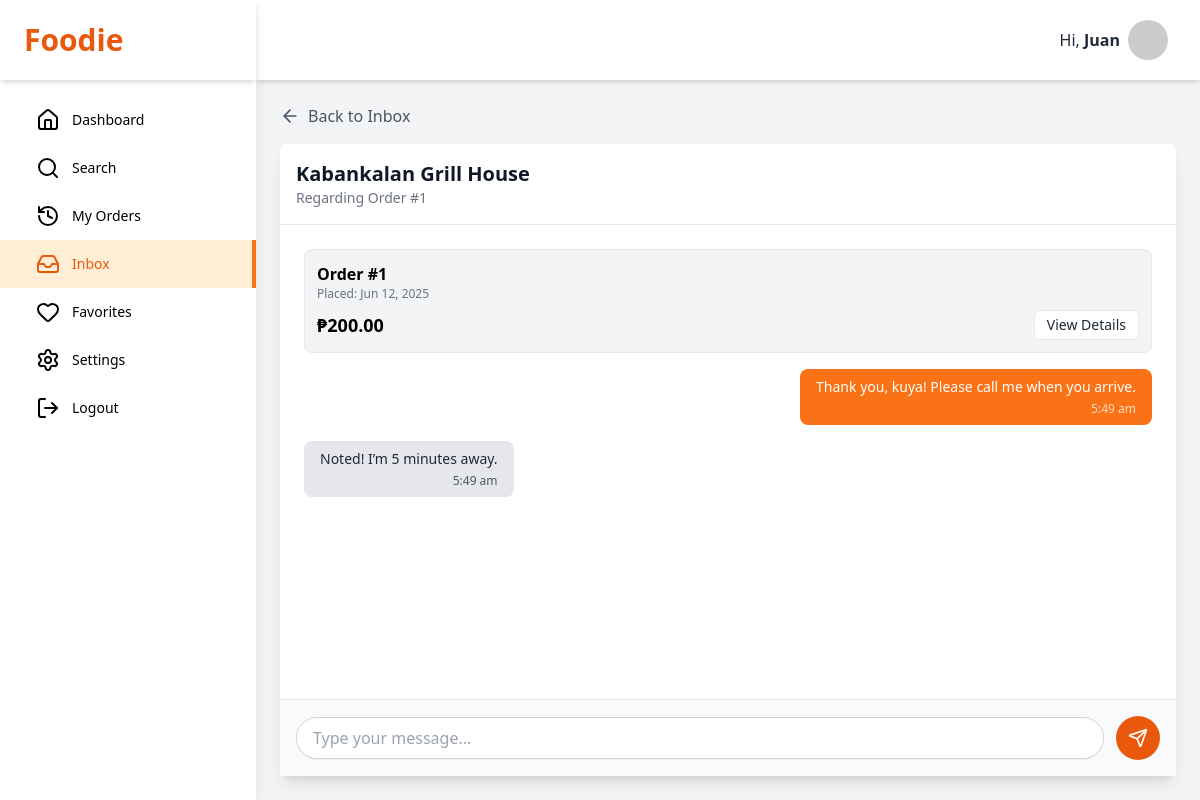
The page /messages.php?order_id=1&receiver_id=4 (signed in) on the database its author committed.
### tables this page shows
CREATE TABLE `orders` (
  `id` INT NOT NULL AUTO_INCREMENT,
  `group_order_id` VARCHAR(255) NULL DEFAULT NULL,
  `customer_id` INT NOT NULL,
  `restaurant_id` INT NOT NULL,
  `rider_id` INT DEFAULT NULL,  
  `delivery_address` VARCHAR(255) NOT NULL,
  `total_amount` DECIMAL(10, 2) NOT NULL,
  `status` ENUM('pending', 'preparing', 'out_for_delivery', 'delivered', 'cancelled') NOT NULL DEFAULT 'pending',
  `payment_method` VARCHAR(50) NOT NULL DEFAULT 'cod',
  `delivery_notes` TEXT DEFAULT NULL,
  `order_date` TIMESTAMP NOT NULL DEFAULT CURRENT_TIMESTAMP,
  PRIMARY KEY (`id`),
  FOREIGN KEY (`customer_id`) REFERENCES `users`(`id`) ON DELETE CASCADE,
  FOREIGN KEY (`restaurant_id`) REFERENCES `restaurants`(`id`) ON DELETE CASCADE,
  FOREIGN KEY (`rider_id`) REFERENCES `users`(`id`) ON DELETE SET NULL
);

CREATE TABLE `messages` (
  `id` INT NOT NULL AUTO_INCREMENT,
  `order_id` INT NOT NULL,
  `sender_id` INT NOT NULL,
  `receiver_id` INT NOT NULL,
  `message` TEXT NOT NULL,
  `is_read` BOOLEAN NOT NULL DEFAULT FALSE,
  `sent_at` TIMESTAMP NOT NULL DEFAULT CURRENT_TIMESTAMP,
  PRIMARY KEY (`id`),
  FOREIGN KEY (`order_id`) REFERENCES `orders`(`id`) ON DELETE CASCADE,
  FOREIGN KEY (`sender_id`) REFERENCES `users`(`id`) ON DELETE CASCADE,
  FOREIGN KEY (`receiver_id`) REFERENCES `users`(`id`) ON DELETE CASCADE
);

### messages.php (the view, shortened to what this page needs)
<?php
$link = mysqli_connect(DB_HOST, DB_USER, DB_PASS, DB_NAME);
$order_id = trim($_GET['order_id']);
$sender_id = $_SESSION['id'];
$receiver_id = trim($_GET['receiver_id']);
$messages = [];
$order_summary = null;
$sql_store = "SELECT id, name FROM restaurants WHERE user_id = ?";
if($stmt_store = mysqli_prepare($link, $sql_store)) {
    mysqli_stmt_bind_param($stmt_store, "i", $receiver_id);
    if(mysqli_stmt_execute($stmt_store)) {
        mysqli_stmt_bind_result($stmt_store, $r_id, $s_name);
        if(mysqli_stmt_fetch($stmt_store)) {
            $store_restaurant_id = $r_id;
            $store_name = $s_name;
        }
    }
}
$sql_summary = "SELECT id, order_date, total_amount FROM orders WHERE id = ?";
if($stmt_summary = mysqli_prepare($link, $sql_summary)){
    mysqli_stmt_bind_param($stmt_summary, "i", $order_id);
    if(mysqli_stmt_execute($stmt_summary)) {
        $result_summary = mysqli_stmt_get_result($stmt_summary);
        $order_summary = mysqli_fetch_assoc($result_summary);
    }
}
$sql_messages = "SELECT message, sent_at, sender_id FROM messages WHERE order_id = ? ORDER BY sent_at ASC";
if ($stmt_messages = mysqli_prepare($link, $sql_messages)) {
    mysqli_stmt_bind_param($stmt_messages, "i", $order_id);
    if(mysqli_stmt_execute($stmt_messages)) {
        $result = mysqli_stmt_get_result($stmt_messages);
        $messages = mysqli_fetch_all($result, MYSQLI_ASSOC);
    }
}
?>
<!DOCTYPE html>
<html lang="en">
<head>
    <script src="https://cdn.tailwindcss.com"></script>
    <link rel="stylesheet" href="style.css">
</head>
<body class="bg-gray-100 font-sans">
    <div class="flex h-screen bg-gray-100">
        <?php require_once 'cdashboard_partial/sidebar.php'; ?>
        <div class="flex flex-col flex-1 h-full">
            <?php require_once 'cdashboard_partial/header.php'; ?>
            <div class="flex-1 flex flex-col p-4 md:p-6 overflow-hidden min-h-0">
                <a href="inbox.php" class="flex items-center text-gray-600 hover:text-orange-600 mb-4 font-medium"><i data-lucide="arrow-left" class="w-5 h-5 mr-2"></i>Back to Inbox</a>
                <div class="bg-white rounded-lg shadow-lg flex flex-col flex-1 min-h-0">
                    <a href="view_restaurant.php?id=<?php echo $store_restaurant_id; ?>" class="p-4 border-b block hover:bg-gray-50">
                        <h1 class="text-xl font-bold text-gray-900"><?php echo htmlspecialchars($store_name); ?></h1>
                        <p class="text-sm text-gray-500">Regarding Order #<?php echo htmlspecialchars($order_id); ?></p>
                    </a>
                    <div id="message-container" class="flex-1 p-6 space-y-4 overflow-y-auto">
                        <div class="p-3 bg-gray-100 rounded-lg border border-gray-200"><p class="font-semibold">Order #<?php echo htmlspecialchars($order_summary['id'] ?? $order_id); ?></p><p class="text-xs text-gray-500">Placed: <?php echo date("M d, Y", strtotime($order_summary['order_date'] ?? 'now')); ?></p><div class="mt-2 flex justify-between items-center"><span class="font-bold text-lg">₱<?php echo number_format($order_summary['total_amount'] ?? 0, 2); ?></span><a href="track_order.php?id=<?php echo $order_id; ?>" class="px-3 py-1 bg-white text-gray-800 text-sm rounded-md border hover:bg-gray-50">View Details</a></div></div>
                        <?php foreach($messages as $msg): ?>
                            <div class="flex <?php echo ($msg['sender_id'] == $sender_id) ? 'justify-end' : 'justify-start'; ?>">
                                <div class="max-w-xs lg:max-w-md px-4 py-2 rounded-lg <?php echo ($msg['sender_id'] == $sender_id) ? 'bg-orange-500 text-white' : 'bg-gray-200 text-gray-800'; ?>">
                                    <p class="text-sm"><?php echo htmlspecialchars($msg['message']); ?></p>
                                    <p class="text-xs mt-1 opacity-75 text-right"><?php echo date("g:i a", strtotime($msg['sent_at'])); ?></p>
                                </div>
                            </div>
                        <?php endforeach; ?>
                    </div>
                    <div class="p-4 bg-gray-50 border-t">
                        <form id="message-form" class="flex items-center space-x-3">
                            <input type="text" id="message-input" class="flex-1 block w-full px-4 py-2 border border-gray-300 rounded-full shadow-sm focus:ring-orange-500 focus:border-orange-500" placeholder="Type your message..." autocomplete="off">
                            <button type="submit" class="bg-orange-600 text-white rounded-full p-3 hover:bg-orange-700"><i data-lucide="send" class="w-5 h-5"></i></button>
                        </form>
                    </div>
                </div>
            </div>
        </div>
    </div>
</body>
</html>

### style.css (style rules this page uses)
body { font-family: 'Inter', sans-serif; }

### rows shown on the page
orders: id "1", order_date "Jun 12, 2025", total_amount "200.00"
messages: message "Thank you, kuya! Please call me when you arrive.", sent_at "5:49 am"
messages: message "Noted! I’m 5 minutes away.", sent_at "5:49 am"

### other values the page prints
$first_name "Juan"
$store_name "Kabankalan Grill House"
$order_id "1"
